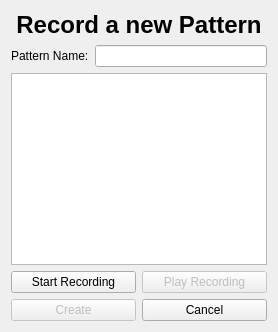
<?xml version="1.0" encoding="UTF-8"?>
<ui version="4.0">
    <class>PatternWindow</class>
    <widget class="QWidget" name="PatternWindow">
        <property name="windowModality">
            <enum>Qt::WindowModal</enum>
        </property>
        <property name="geometry">
            <rect>
                <x>0</x>
                <y>0</y>
                <width>425</width>
                <height>365</height>
            </rect>
        </property>
        <property name="sizePolicy">
            <sizepolicy hsizetype="Fixed" vsizetype="Fixed">
                <horstretch>0</horstretch>
                <verstretch>0</verstretch>
            </sizepolicy>
        </property>
        <property name="windowTitle">
            <string>Record a pattern</string>
        </property>
        <layout class="QVBoxLayout" name="verticalLayout_2">
            <property name="sizeConstraint">
                <enum>QLayout::SetFixedSize</enum>
            </property>
            <item>
                <layout class="QVBoxLayout" name="mainVerticalLayout">
                    <property name="sizeConstraint">
                        <enum>QLayout::SetFixedSize</enum>
                    </property>
                    <item>
                        <widget class="QLabel" name="newPatternLabel">
                            <property name="font">
                                <font>
                                    <pointsize>18</pointsize>
                                    <weight>75</weight>
                                    <bold>true</bold>
                                </font>
                            </property>
                            <property name="text">
                                <string>Record a new Pattern</string>
                            </property>
                            <property name="alignment">
                                <set>Qt::AlignCenter</set>
                            </property>
                        </widget>
                    </item>
                    <item>
                        <layout class="QHBoxLayout" name="patternNameLayout">
                            <item>
                                <widget class="QLabel" name="patternNameLabel">
                                    <property name="text">
                                        <string>Pattern Name:</string>
                                    </property>
                                </widget>
                            </item>
                            <item>
                                <widget class="QLineEdit" name="patternNameField"/>
                            </item>
                        </layout>
                    </item>
                    <item>
                        <widget class="IODevicePlotterWidget" name="ioPlotter"/>
                    </item>
                    <item>
                        <layout class="QHBoxLayout" name="recordingLayout">
                            <property name="bottomMargin">
                                <number>0</number>
                            </property>
                            <item>
                                <widget class="QPushButton" name="toggleRecordingButton">
                                    <property name="text">
                                        <string>Start Recording</string>
                                    </property>
                                    <property name="checkable">
                                        <bool>false</bool>
                                    </property>
                                    <property name="checked">
                                        <bool>false</bool>
                                    </property>
                                    <property name="autoDefault">
                                        <bool>false</bool>
                                    </property>
                                    <property name="default">
                                        <bool>false</bool>
                                    </property>
                                </widget>
                            </item>
                            <item>
                                <widget class="QPushButton" name="playRecordingButton">
                                    <property name="enabled">
                                        <bool>false</bool>
                                    </property>
                                    <property name="text">
                                        <string>Play Recording</string>
                                    </property>
                                </widget>
                            </item>
                        </layout>
                    </item>
                    <item>
                        <layout class="QHBoxLayout" name="actionLayout">
                            <item>
                                <widget class="QPushButton" name="createButton">
                                    <property name="enabled">
                                        <bool>false</bool>
                                    </property>
                                    <property name="text">
                                        <string>Create</string>
                                    </property>
                                    <property name="default">
                                        <bool>true</bool>
                                    </property>
                                </widget>
                            </item>
                            <item>
                                <widget class="QPushButton" name="cancelButton">
                                    <property name="text">
                                        <string>Cancel</string>
                                    </property>
                                </widget>
                            </item>
                        </layout>
                    </item>
                </layout>
            </item>
        </layout>
    </widget>
    <customwidgets>
        <customwidget>
            <class>IODevicePlotterWidget</class>
            <extends>QGraphicsView</extends>
            <header location="global">iodeviceplotterwidget.h</header>
        </customwidget>
    </customwidgets>
    <tabstops>
        <tabstop>patternNameField</tabstop>
        <tabstop>toggleRecordingButton</tabstop>
        <tabstop>playRecordingButton</tabstop>
        <tabstop>createButton</tabstop>
        <tabstop>cancelButton</tabstop>
    </tabstops>
    <resources/>
    <connections>
        <connection>
            <sender>PatternWindow</sender>
            <signal>recordedChanged(bool)</signal>
            <receiver>playRecordingButton</receiver>
            <slot>setEnabled(bool)</slot>
            <hints>
                <hint type="sourcelabel">
                    <x>229</x>
                    <y>344</y>
                </hint>
                <hint type="destinationlabel">
                    <x>235</x>
                    <y>286</y>
                </hint>
            </hints>
        </connection>
        <connection>
            <sender>PatternWindow</sender>
            <signal>playbackChanged(bool)</signal>
            <receiver>toggleRecordingButton</receiver>
            <slot>setDisabled(bool)</slot>
            <hints>
                <hint type="sourcelabel">
                    <x>102</x>
                    <y>341</y>
                </hint>
                <hint type="destinationlabel">
                    <x>101</x>
                    <y>282</y>
                </hint>
            </hints>
        </connection>
        <connection>
            <sender>PatternWindow</sender>
            <signal>playbackChanged(bool)</signal>
            <receiver>playRecordingButton</receiver>
            <slot>setDisabled(bool)</slot>
            <hints>
                <hint type="sourcelabel">
                    <x>291</x>
                    <y>357</y>
                </hint>
                <hint type="destinationlabel">
                    <x>290</x>
                    <y>293</y>
                </hint>
            </hints>
        </connection>
    </connections>
    <slots>
        <signal>recordingChanged(bool)</signal>
        <signal>recordedChanged(bool)</signal>
        <signal>playbackChanged(bool)</signal>
        <signal>editModeChanged(bool)</signal>
    </slots>
</ui>
